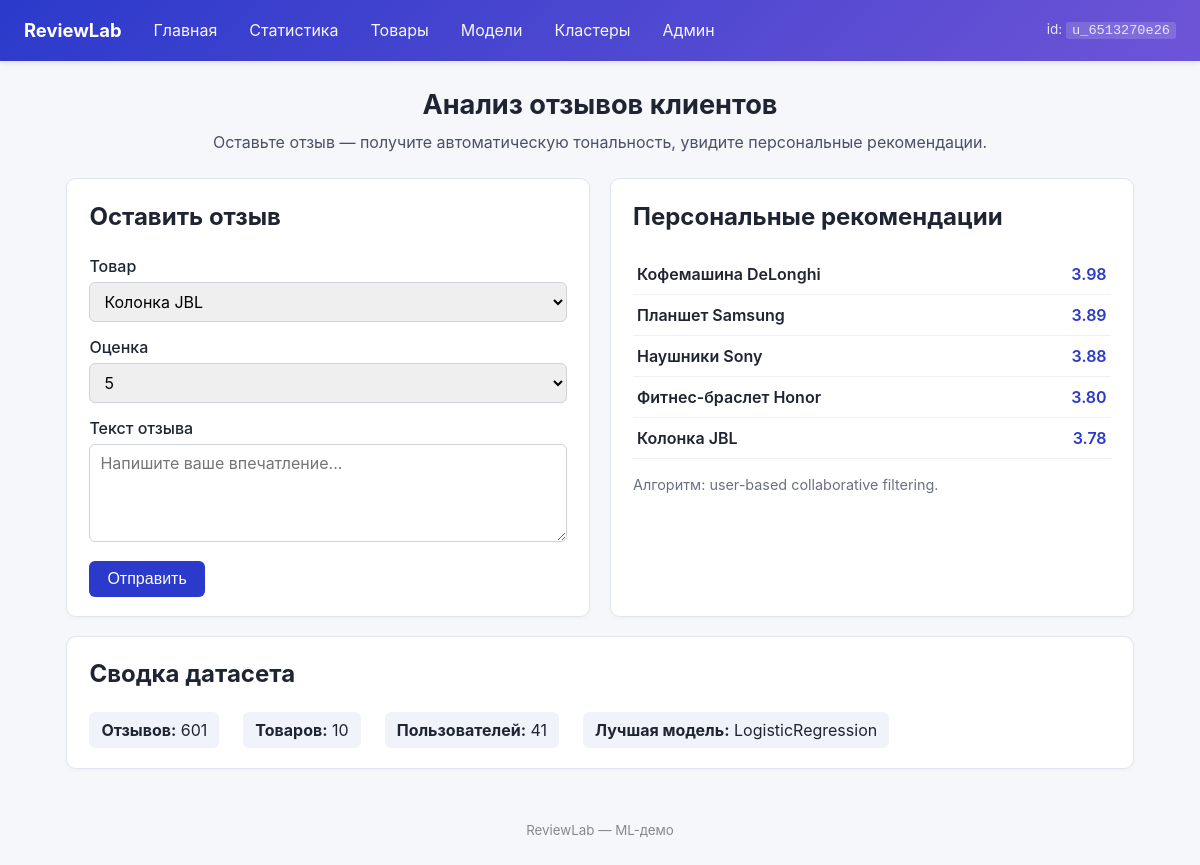
The page / on the database its author committed.
### tables this page shows
CREATE TABLE reviews (
    id INTEGER PRIMARY KEY AUTOINCREMENT,
    text TEXT NOT NULL,
    rating INTEGER NOT NULL CHECK (rating BETWEEN 1 AND 5),
    sentiment INTEGER,
    date TEXT NOT NULL,
    product TEXT NOT NULL,
    user_id TEXT NOT NULL,
    user_name TEXT,
    phone TEXT
);

### app.py (the view)
@app.route("/")
def home():
    art = get_artifacts()
    df = db.load_all()
    products = sorted(df["product"].unique().tolist()) if not df.empty else []
    recs = recommend_for_user(g.user_id, df, top_n=5) if not df.empty else []
    log_event("home", "ok", n_recs=len(recs))
    return render_template("home.html", products=products, recommendations=recs,
                           summary=art["summary"])

### app.py (called while the page is built, shortened)
def log_event(action: str, result: str = "ok", **extra):
    user_id = getattr(g, "user_id", "-")
    parts = [f"user_id={user_id}", f"action={action}", f"result={result}"]
    for k, v in extra.items():
        parts.append(f"{k}={v}")
    logger.info(" | ".join(parts))

def get_artifacts():
    return app.config["artifacts"]

@app.before_request
def assign_user_id():
    uid = request.cookies.get("uid")
    if not uid:
        uid = "u_" + uuid.uuid4().hex[:10]
        g.new_user = True
    else:
        g.new_user = False
    g.user_id = uid

@app.after_request
def persist_user_id(response):
    if getattr(g, "new_user", False):
        response.set_cookie("uid", g.user_id, max_age=60 * 60 * 24 * 365)
    return response

@app.context_processor
def inject_globals():
    return {"current_user": g.get("user_id", "-")}

### db.py (called while the page is built)
@contextmanager
def connect(db_path: Path | str = DB_PATH) -> Iterator[sqlite3.Connection]:
    conn = sqlite3.connect(str(db_path))
    conn.row_factory = sqlite3.Row
    try:
        yield conn
        conn.commit()
    finally:
        conn.close()

def load_all(db_path: Path | str = DB_PATH) -> pd.DataFrame:
    with connect(db_path) as conn:
        df = pd.read_sql_query("SELECT * FROM reviews ORDER BY date", conn)
    if not df.empty:
        df["date"] = pd.to_datetime(df["date"])
    return df

### recommender.py (called while the page is built, shortened)
def build_user_item_matrix(df: pd.DataFrame) -> pd.DataFrame:
    if df.empty:
        return pd.DataFrame()
    return df.pivot_table(index="user_id", columns="product",
                          values="rating", aggfunc="mean")

def recommend_for_user(user_id: str, df: pd.DataFrame,
                       top_n: int = 5, k_neighbors: int = 5) -> list[dict]:
    if df.empty:
        return []
    matrix = build_user_item_matrix(df)
    if matrix.empty:
        return []
    if user_id not in matrix.index:
        return _global_top(df, top_n)

def _global_top(df: pd.DataFrame, top_n: int) -> list[dict]:
    g = df.groupby("product")["rating"].agg(["mean", "size"]).reset_index()
    g = g[g["size"] >= 3].sort_values("mean", ascending=False)
    return [{"product": r["product"], "predicted_rating": round(float(r["mean"]), 2)}
            for _, r in g.head(top_n).iterrows()]

### templates/home.html (shortened to what this page needs)
{% extends "base.html" %}
{% block content %}
<section class="hero">
    <h1>Анализ отзывов клиентов</h1>
    <p>Оставьте отзыв — получите автоматическую тональность, увидите персональные рекомендации.</p>
</section>
<div class="grid two">
    <section class="card">
        <h2>Оставить отзыв</h2>
        <form method="post" action="{{ url_for('submit_review') }}">
            <label>Товар
                <select name="product" required>
                    {% for p in products %}<option value="{{ p }}">{{ p }}</option>{% endfor %}
                </select>
            </label>
            <label>Оценка
                <select name="rating" required>
                    {% for r in [5,4,3,2,1] %}<option value="{{ r }}">{{ r }}</option>{% endfor %}
                </select>
            </label>
            <label>Текст отзыва
                <textarea name="text" rows="4" required
                          placeholder="Напишите ваше впечатление..."></textarea>
            </label>
            <button type="submit">Отправить</button>
        </form>
    </section>
    <section class="card">
        <h2>Персональные рекомендации</h2>
        {% if recommendations %}
            <ol class="reclist">
                {% for r in recommendations %}
                    <li>
                        <span class="prod">{{ r.product }}</span>
                        <span class="score">{{ '%.2f'|format(r.predicted_rating) }}</span>
                    </li>
                {% endfor %}
            </ol>
            <p class="muted">Алгоритм: user-based collaborative filtering.</p>
        {% else %}
            <p class="muted">Оставьте 1-2 отзыва — рекомендации появятся.</p>
        {% endif %}
    </section>
</div>
{% if summary %}
<section class="card">
    <h2>Сводка датасета</h2>
    <ul class="kvlist">
        <li><b>Отзывов:</b> {{ summary.n_reviews }}</li>
        <li><b>Товаров:</b> {{ summary.n_products }}</li>
        <li><b>Пользователей:</b> {{ summary.n_users }}</li>
        <li><b>Лучшая модель:</b> {{ summary.primary_model }}</li>
    </ul>
</section>
{% endif %}
{% endblock %}

### static/style.css (style rules this page uses)
* { box-sizing: border-box; }
body { margin: 0; font-family: -apple-system, "Segoe UI", Roboto, "Helvetica Neue", Arial, sans-serif; background: #f6f7fb; color: #1f2433; line-height: 1.5; }
.hero { margin-bottom: 1.5rem; text-align: center; }
.hero h1 { margin: 0 0 .3rem; font-size: 1.7rem; }
.hero p { color: #4a5066; margin: 0; }
.card { background: #fff; border: 1px solid #e3e6f0; border-radius: 10px; padding: 1.2rem 1.4rem; margin-bottom: 1.2rem; box-shadow: 0 1px 3px rgba(0,0,0,.04); }
.card h1, .card h2, .card h3 { margin-top: 0; }
.grid.two { display: grid; grid-template-columns: 1fr 1fr; gap: 1.2rem; }
form label { display: block; margin-bottom: .8rem; font-weight: 500; }
form select, form input, form textarea { width: 100%; margin-top: 4px; padding: 8px 10px; border: 1px solid #cfd2dd; border-radius: 6px; font-size: 1rem; font-family: inherit; }
form textarea { resize: vertical; }
button { background: #2b3acb; color: #fff; border: none; padding: 9px 18px; border-radius: 6px; cursor: pointer; font-size: 1rem; }
.muted { color: #6b7080; font-size: .9rem; }
.reclist { list-style: none; padding: 0; margin: 0; }
.reclist li { display: flex; justify-content: space-between; padding: 8px 4px; border-bottom: 1px solid #eef0f6; }
.reclist .prod { font-weight: 600; }
.reclist .score { color: #2b3acb; font-weight: 600; }
.kvlist { list-style: none; padding: 0; display: flex; gap: 1.5rem; flex-wrap: wrap; margin: 0; }
.kvlist li { background: #f1f3fa; padding: 6px 12px; border-radius: 6px; }

### rows shown on the page
reviews: product "Кофемашина DeLonghi", predicted_rating "3.98"
reviews: product "Планшет Samsung", predicted_rating "3.89"
reviews: product "Наушники Sony", predicted_rating "3.88"
reviews: product "Фитнес-браслет Honor", predicted_rating "3.80"
reviews: product "Колонка JBL", predicted_rating "3.78"

### other values the page prints
{{ current_user }} "u_6513270e26"
{{ summary.n_reviews }} "601"
{{ summary.n_products }} "10"
{{ summary.n_users }} "41"
{{ summary.primary_model }} "LogisticRegression"
form field product "Колонка JBL"
form field rating "5"
